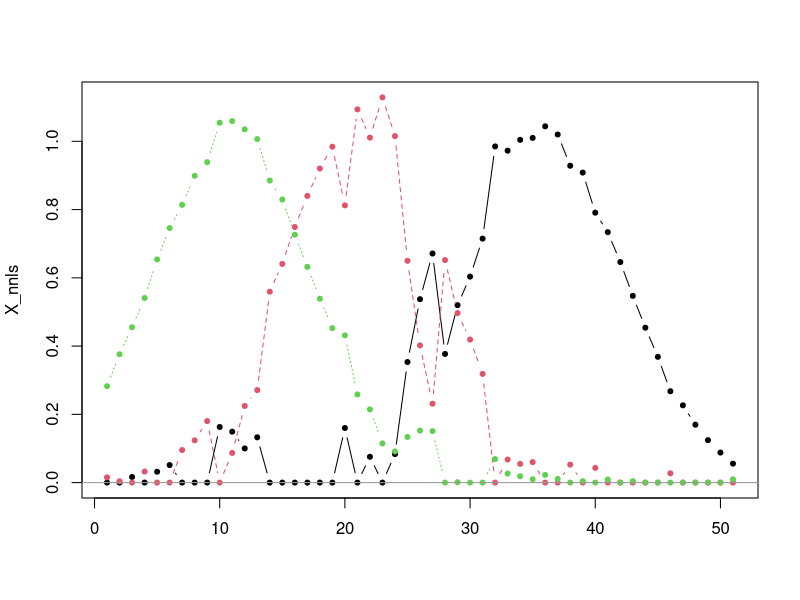

Source code (R):
library(nnls)


### Name: nnls
### Title: The Lawson-Hanson NNLS implemention of non-negative least
###   squares
### Aliases: nnls
### Keywords: optimize

### ** Examples

## simulate a matrix A
## with 3 columns, each containing an exponential decay 
t <- seq(0, 2, by = .04)
k <- c(.5, .6, 1)
A <- matrix(nrow = 51, ncol = 3)
Acolfunc <- function(k, t) exp(-k*t)
for(i in 1:3) A[,i] <- Acolfunc(k[i],t)

## simulate a matrix X
## with 3 columns, each containing a Gaussian shape 
## the Gaussian shapes are non-negative
X <- matrix(nrow = 51, ncol = 3)
wavenum <- seq(18000,28000, by=200)
location <- c(25000, 22000, 20000) 
delta <- c(3000,3000,3000)
Xcolfunc <- function(wavenum, location, delta)
  exp( - log(2) * (2 * (wavenum - location)/delta)^2)
for(i in 1:3) X[,i] <- Xcolfunc(wavenum, location[i], delta[i])

## set seed for reproducibility
set.seed(3300)

## simulated data is the product of A and X with some
## spherical Gaussian noise added 
matdat <- A %*% t(X) + .005 * rnorm(nrow(A) * nrow(X))

## estimate the rows of X using NNLS criteria 
nnls_sol <- function(matdat, A) {
  X <- matrix(0, nrow = 51, ncol = 3)
  for(i in 1:ncol(matdat)) 
     X[i,] <- coef(nnls(A,matdat[,i]))
  X
}
X_nnls <- nnls_sol(matdat,A) 

matplot(X_nnls,type="b",pch=20)
abline(0,0, col=grey(.6))

## Not run: 
##D ## can solve the same problem with L-BFGS-B algorithm
##D ## but need starting values for x 
##D bfgs_sol <- function(matdat, A) {
##D   startval <- rep(0, ncol(A))
##D   fn1 <- function(par1, b, A) sum( ( b - A %*% par1)^2)
##D   X <- matrix(0, nrow = 51, ncol = 3)
##D   for(i in 1:ncol(matdat))  
##D     X[i,] <-  optim(startval, fn = fn1, b=matdat[,i], A=A,
##D                    lower = rep(0,3), method="L-BFGS-B")$par
##D     X
##D }
##D X_bfgs <- bfgs_sol(matdat,A) 
##D 
##D ## the RMS deviation under NNLS is less than under L-BFGS-B 
##D sqrt(sum((X - X_nnls)^2)) < sqrt(sum((X - X_bfgs)^2))
##D 
##D ## and L-BFGS-B is much slower 
##D system.time(nnls_sol(matdat,A))
##D system.time(bfgs_sol(matdat,A))
##D 
##D ## can also solve the same problem by reformulating it as a
##D ## quadratic program (this requires the quadprog package; if you
##D ## have quadprog installed, uncomment lines below starting with
##D ## only 1 "#" )
##D 
##D # library(quadprog)
##D 
##D # quadprog_sol <- function(matdat, A) {
##D #  X <- matrix(0, nrow = 51, ncol = 3)
##D #  bvec <- rep(0, ncol(A))
##D #  Dmat <- crossprod(A,A)
##D #  Amat <- diag(ncol(A))
##D #  for(i in 1:ncol(matdat)) { 
##D #    dvec <- crossprod(A,matdat[,i]) 
##D #    X[i,] <- solve.QP(dvec = dvec, bvec = bvec, Dmat=Dmat,
##D #                      Amat=Amat)$solution
##D #  }
##D #  X
##D # }
##D # X_quadprog <- quadprog_sol(matdat,A) 
##D 
##D ## the RMS deviation under NNLS is about the same as under quadprog 
##D # sqrt(sum((X - X_nnls)^2))
##D # sqrt(sum((X - X_quadprog)^2))
##D 
##D ## and quadprog requires about the same amount of time 
##D # system.time(nnls_sol(matdat,A))
##D # system.time(quadprog_sol(matdat,A))
##D 
## End(Not run)
